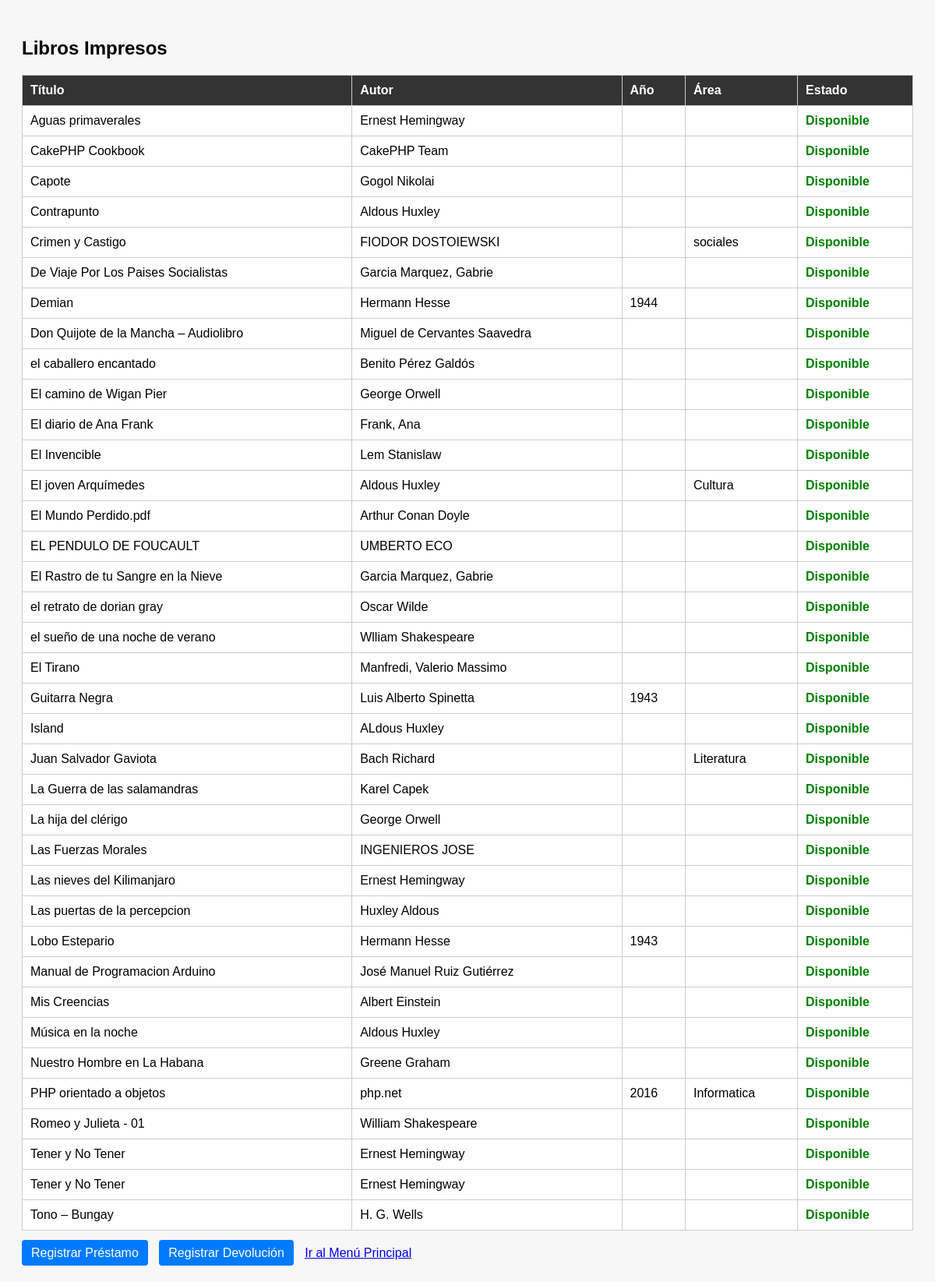
The page /libros_imp.php on the database its author committed.
### tables this page shows
CREATE TABLE `libros_d` (
  `id_libro` int(11) NOT NULL,
  `Autor` varchar(64) NOT NULL,
  `Titulo` varchar(128) NOT NULL,
  `edicion` varchar(32) NOT NULL,
  `año` varchar(32) NOT NULL,
  `origen` varchar(32) NOT NULL,
  `Area` varchar(32) NOT NULL,
  `Materia` varchar(32) NOT NULL,
  `Comentario` varchar(128) NOT NULL,
  `Archivo` varchar(128) NOT NULL,
  `tipo` varchar(32) NOT NULL,
  `estado` enum('disponible','prestado') NOT NULL DEFAULT 'disponible',
  `formato` enum('impreso','digital') NOT NULL DEFAULT 'impreso'
);

### libros_imp.php (the view, shortened to what this page needs)
<?php
include_once("libreria/motor.php");
$resultado = mysqli_query($con, "SELECT * FROM libros_d WHERE formato = 'impreso' ORDER BY estado DESC, Titulo ASC");
?>
<!DOCTYPE html>
<html lang="es">
<head>
</head>
<body>
    <h2>Libros Impresos</h2>
    <table>
        <tr>
            <th>Título</th>
            <th>Autor</th>
            <th>Año</th>
            <th>Área</th>
            <th>Estado</th>
        </tr>
        <?php while($libro = mysqli_fetch_assoc($resultado)): ?>
            <tr>
                <td><?php echo htmlspecialchars($libro['Titulo']); ?></td>
                <td><?php echo htmlspecialchars($libro['Autor']); ?></td>
                <td><?php echo htmlspecialchars($libro['año']); ?></td>
                <td><?php echo htmlspecialchars($libro['Area']); ?></td>
                <td class="<?php echo $libro['estado'] == 'disponible' ? 'disponible' : 'prestado'; ?>">
                    <?php echo ucfirst($libro['estado']); ?>
                </td>
            </tr>
        <?php endwhile; ?>
    </table>
    <div class="botones">
        <a href="registrar_prestamo.php" class="boton">Registrar Préstamo</a>
        <a href="registrar_devolucion.php" class="boton">Registrar Devolución</a>
        <a href="index.php" class="btn btn-default">Ir al Menú Principal</a>
    </div>
</body>
</html>

### libros_imp.php (style rules this page uses)
body { font-family: Arial, sans-serif; background-color: #f7f7f7; padding: 20px; }
table { width: 100%; border-collapse: collapse; background-color: white; }
th, td { padding: 10px; border: 1px solid #ccc; text-align: left; }
th { background-color: #333; color: white; }
.disponible { color: green; font-weight: bold; }
.botones { margin-top: 20px; }
a.boton { padding: 8px 12px; background-color: #007bff; color: white; text-decoration: none; border-radius: 4px; margin-right: 10px; }

### rows shown on the page
libros_d: Titulo "Aguas primaverales", Autor "Ernest Hemingway", estado "Disponible"
libros_d: Titulo "CakePHP Cookbook", Autor "CakePHP Team", estado "Disponible"
libros_d: Titulo "Capote", Autor "Gogol Nikolai", estado "Disponible"
libros_d: Titulo "Contrapunto", Autor "Aldous Huxley", estado "Disponible"
libros_d: Titulo "Crimen y Castigo", Autor "FIODOR DOSTOIEWSKI", Area "sociales", estado "Disponible"
libros_d: Titulo "De Viaje Por Los Paises Socialistas", Autor "Garcia Marquez, Gabrie", estado "Disponible"
libros_d: Titulo "Demian", Autor "Hermann Hesse", año "1944", estado "Disponible"
libros_d: Titulo "Don Quijote de la Mancha – Audiolibro", Autor "Miguel de Cervantes Saavedra", estado "Disponible"
libros_d: Titulo "el caballero encantado", Autor "Benito Pérez Galdós", estado "Disponible"
libros_d: Titulo "El camino de Wigan Pier", Autor "George Orwell", estado "Disponible"
libros_d: Titulo "El diario de Ana Frank", Autor "Frank, Ana", estado "Disponible"
libros_d: Titulo "El Invencible", Autor "Lem Stanislaw", estado "Disponible"
libros_d: Titulo "El joven Arquímedes", Autor "Aldous Huxley", Area "Cultura", estado "Disponible"
libros_d: Titulo "El Mundo Perdido.pdf", Autor "Arthur Conan Doyle", estado "Disponible"
libros_d: Titulo "EL PENDULO DE FOUCAULT", Autor "UMBERTO ECO", estado "Disponible"
libros_d: Titulo "El Rastro de tu Sangre en la Nieve", Autor "Garcia Marquez, Gabrie", estado "Disponible"
libros_d: Titulo "el retrato de dorian gray", Autor "Oscar Wilde", estado "Disponible"
libros_d: Titulo "el sueño de una noche de verano", Autor "Wlliam Shakespeare", estado "Disponible"
libros_d: Titulo "El Tirano", Autor "Manfredi, Valerio Massimo", estado "Disponible"
libros_d: Titulo "Guitarra Negra", Autor "Luis Alberto Spinetta", año "1943", estado "Disponible"
libros_d: Titulo "Island", Autor "ALdous Huxley", estado "Disponible"
libros_d: Titulo "Juan Salvador Gaviota", Autor "Bach Richard", Area "Literatura", estado "Disponible"
libros_d: Titulo "La Guerra de las salamandras", Autor "Karel Capek", estado "Disponible"
libros_d: Titulo "La hija del clérigo", Autor "George Orwell", estado "Disponible"
libros_d: Titulo "Las Fuerzas Morales", Autor "INGENIEROS JOSE", estado "Disponible"
libros_d: Titulo "Las nieves del Kilimanjaro", Autor "Ernest Hemingway", estado "Disponible"
libros_d: Titulo "Las puertas de la percepcion", Autor "Huxley Aldous", estado "Disponible"
libros_d: Titulo "Lobo Estepario", Autor "Hermann Hesse", año "1943", estado "Disponible"
libros_d: Titulo "Manual de Programacion Arduino", Autor "José Manuel Ruiz Gutiérrez", estado "Disponible"
libros_d: Titulo "Mis Creencias", Autor "Albert Einstein", estado "Disponible"
libros_d: Titulo "Música en la noche", Autor "Aldous Huxley", estado "Disponible"
libros_d: Titulo "Nuestro Hombre en La Habana", Autor "Greene Graham", estado "Disponible"
libros_d: Titulo "PHP orientado a objetos", Autor "php.net", año "2016", Area "Informatica", estado "Disponible"
libros_d: Titulo "Romeo y Julieta - 01", Autor "William Shakespeare", estado "Disponible"
libros_d: Titulo "Tener y No Tener", Autor "Ernest Hemingway", estado "Disponible"
libros_d: Titulo "Tener y No Tener", Autor "Ernest Hemingway", estado "Disponible"
libros_d: Titulo "Tono – Bungay", Autor "H. G. Wells", estado "Disponible"
